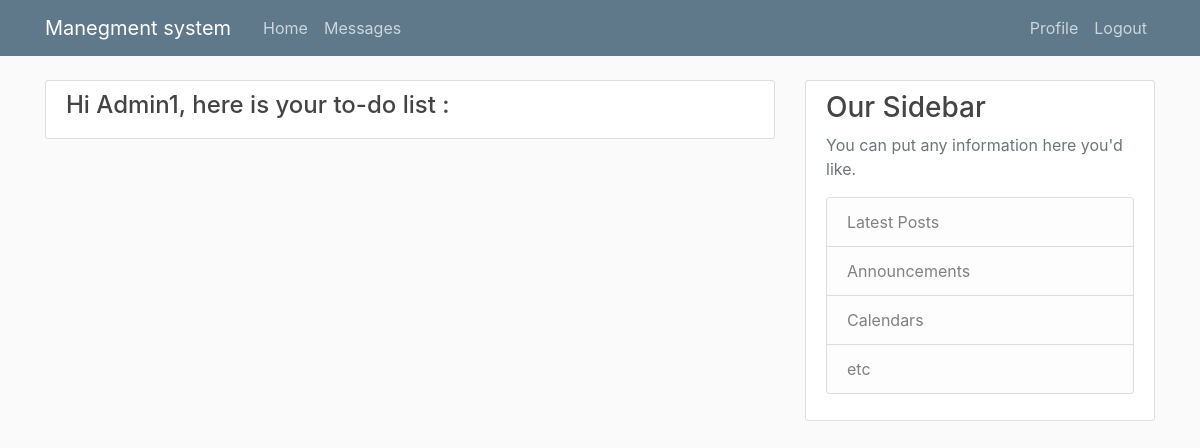
The page /Devlop/ (signed in) on the database as committed earlier.
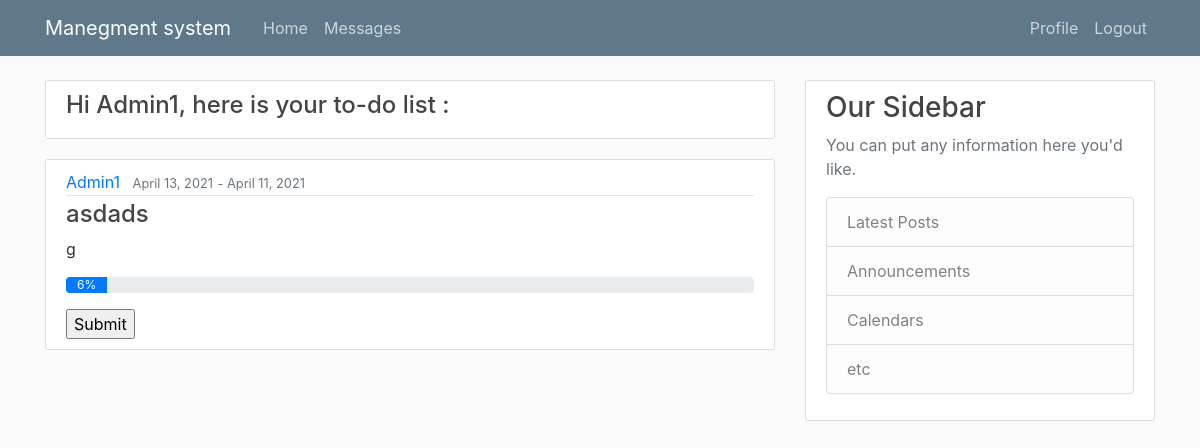
The same page on the database as committed later.
### work/models.py (models this page shows, shortened)
class Task(models.Model):
    startTime = models.DateField(null=False)
    endTime = models.DateField(null=False)
    inCharge = models.ForeignKey(User, on_delete=models.CASCADE)
    workDone = models.IntegerField(default=0, validators=[MaxValueValidator(100), MinValueValidator(0)])
    lastUpdate = models.DateTimeField(null=False)
    cost = models.FloatField(null=False, default=0)
    TaskName = models.CharField(max_length=300, null=False)
    Description = models.CharField(max_length=500, null=True)
    projectnum = models.ForeignKey(project, on_delete=models.CASCADE)
    inSprint = models.BooleanField(default=False)

### pages/views.py (the view)
# urls.py: path('Devlop/',DevlopHome_views,name='DevlopHome_views'),
def DevlopHome_views(request):
    filt = request.user.id;
    obj = Task.objects.all().filter(inCharge=filt);
    obj2 = {'name': request.user.username}
    return render(request, "DevlopHome.html", {'tasks': obj, 'name': obj2})

### templates/DevlopHome.html (shortened to what this page needs)
{% extends "Base.html" %}
{% block content %}
    <article class="media content-section">
          <div class="media-body">
            {% for a in name %}
            <h4><a class="article-title" > Hi {{ name.name }}, here is your to-do list :</a></h4>
              </div>
        </article>
    {% endfor %}
    {% for task in tasks %}
        <article class="media content-section">
          <div class="media-body">
            <div class="article-metadata">
              <a class="mr-2" href="#">{{ task.inCharge }}</a>
              <small class="text-muted">{{ task.startTime|date:"F d, Y" }}</small>
                <small class="text-muted"> - </small>
              <small class="text-muted">{{ task.endTime|date:"F d, Y" }}</small>
            </div>
            <h4><a class="article-title" href="/Devlop/{{ task.id }}/">{{ task.TaskName }}</a></h4>
            <p class="article-content">{{ task.Description }}</p>
              <div class="progress">
            <div class="progress-bar" role="progressbar"  aria-valuemin="0" aria-valuemax="100" aria-valuenow="0" style="width: {{task.workDone}}%">{{task.workDone}}%</div>
              </div>
              <p>
                <form action="{% url 'work_done' task.id %}" method="POST">
                     <input type="submit" name="Submit">
                 </form>
                </div>
        </article>
    {% endfor %}
{% endblock content %}

Rows that differ between the two databases and show on the page:
added Task: inCharge "Admin1", startTime "April 13, 2021", endTime "April 11, 2021", TaskName "asdads", Description "g", workDone "6"
